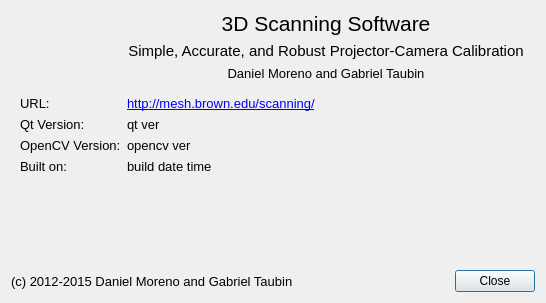
<?xml version="1.0" encoding="UTF-8"?>
<ui version="4.0">
 <class>AboutDialog</class>
 <widget class="QDialog" name="AboutDialog">
  <property name="geometry">
   <rect>
    <x>0</x>
    <y>0</y>
    <width>546</width>
    <height>303</height>
   </rect>
  </property>
  <property name="windowTitle">
   <string>About Camera-Projector Calibration</string>
  </property>
  <layout class="QVBoxLayout" name="verticalLayout_2">
   <item>
    <layout class="QHBoxLayout" name="horizontalLayout_2">
     <item>
      <widget class="QLabel" name="label">
       <property name="maximumSize">
        <size>
         <width>100</width>
         <height>100</height>
        </size>
       </property>
       <property name="text">
        <string/>
       </property>
       <property name="pixmap">
        <pixmap resource="../assets/assets.qrc">:/david.png</pixmap>
       </property>
       <property name="scaledContents">
        <bool>true</bool>
       </property>
      </widget>
     </item>
     <item>
      <layout class="QVBoxLayout" name="verticalLayout">
       <item>
        <widget class="QLabel" name="title_label">
         <property name="font">
          <font>
           <pointsize>16</pointsize>
          </font>
         </property>
         <property name="text">
          <string>3D Scanning Software</string>
         </property>
         <property name="alignment">
          <set>Qt::AlignCenter</set>
         </property>
        </widget>
       </item>
       <item>
        <widget class="QLabel" name="course_label">
         <property name="font">
          <font>
           <pointsize>11</pointsize>
          </font>
         </property>
         <property name="text">
          <string>Simple, Accurate, and Robust Projector-Camera Calibration</string>
         </property>
         <property name="alignment">
          <set>Qt::AlignCenter</set>
         </property>
        </widget>
       </item>
       <item>
        <widget class="QLabel" name="label_author">
         <property name="font">
          <font>
           <pointsize>10</pointsize>
          </font>
         </property>
         <property name="text">
          <string>Daniel Moreno and Gabriel Taubin</string>
         </property>
         <property name="alignment">
          <set>Qt::AlignCenter</set>
         </property>
        </widget>
       </item>
      </layout>
     </item>
    </layout>
   </item>
   <item>
    <widget class="QFrame" name="frame">
     <layout class="QFormLayout" name="formLayout">
      <property name="fieldGrowthPolicy">
       <enum>QFormLayout::AllNonFixedFieldsGrow</enum>
      </property>
      <item row="2" column="0">
       <widget class="QLabel" name="qt_version_title_label">
        <property name="font">
         <font>
          <pointsize>10</pointsize>
         </font>
        </property>
        <property name="text">
         <string>Qt Version:</string>
        </property>
       </widget>
      </item>
      <item row="2" column="1">
       <widget class="QLabel" name="qt_version_label">
        <property name="font">
         <font>
          <pointsize>10</pointsize>
         </font>
        </property>
        <property name="text">
         <string>qt ver</string>
        </property>
       </widget>
      </item>
      <item row="3" column="0">
       <widget class="QLabel" name="opencv_title_label">
        <property name="font">
         <font>
          <pointsize>10</pointsize>
         </font>
        </property>
        <property name="text">
         <string>OpenCV Version:</string>
        </property>
       </widget>
      </item>
      <item row="3" column="1">
       <widget class="QLabel" name="opencv_version_label">
        <property name="font">
         <font>
          <pointsize>10</pointsize>
         </font>
        </property>
        <property name="text">
         <string>opencv ver</string>
        </property>
       </widget>
      </item>
      <item row="4" column="0">
       <widget class="QLabel" name="built_date_title_label">
        <property name="font">
         <font>
          <pointsize>10</pointsize>
         </font>
        </property>
        <property name="text">
         <string>Built on:</string>
        </property>
       </widget>
      </item>
      <item row="4" column="1">
       <widget class="QLabel" name="built_date_label">
        <property name="font">
         <font>
          <pointsize>10</pointsize>
         </font>
        </property>
        <property name="text">
         <string>build date time</string>
        </property>
       </widget>
      </item>
      <item row="1" column="0">
       <widget class="QLabel" name="url_title_label">
        <property name="font">
         <font>
          <pointsize>10</pointsize>
         </font>
        </property>
        <property name="text">
         <string>URL:</string>
        </property>
       </widget>
      </item>
      <item row="1" column="1">
       <widget class="QLabel" name="url_label">
        <property name="font">
         <font>
          <pointsize>10</pointsize>
         </font>
        </property>
        <property name="text">
         <string>&lt;html&gt;&lt;head/&gt;&lt;body&gt;&lt;p&gt;&lt;a href=&quot;http://mesh.brown.edu/scanning/&quot;&gt;&lt;span style=&quot; text-decoration: underline; color:#0000ff;&quot;&gt;http://mesh.brown.edu/scanning/&lt;/span&gt;&lt;/a&gt;&lt;/p&gt;&lt;/body&gt;&lt;/html&gt;</string>
        </property>
        <property name="textFormat">
         <enum>Qt::RichText</enum>
        </property>
        <property name="openExternalLinks">
         <bool>true</bool>
        </property>
       </widget>
      </item>
     </layout>
    </widget>
   </item>
   <item>
    <spacer name="verticalSpacer">
     <property name="orientation">
      <enum>Qt::Vertical</enum>
     </property>
     <property name="sizeHint" stdset="0">
      <size>
       <width>20</width>
       <height>40</height>
      </size>
     </property>
    </spacer>
   </item>
   <item>
    <layout class="QHBoxLayout" name="horizontalLayout">
     <item>
      <widget class="QLabel" name="author_label">
       <property name="font">
        <font>
         <pointsize>10</pointsize>
        </font>
       </property>
       <property name="text">
        <string>(c) 2012-2015 Daniel Moreno and Gabriel Taubin</string>
       </property>
      </widget>
     </item>
     <item>
      <spacer name="horizontalSpacer">
       <property name="orientation">
        <enum>Qt::Horizontal</enum>
       </property>
       <property name="sizeHint" stdset="0">
        <size>
         <width>40</width>
         <height>20</height>
        </size>
       </property>
      </spacer>
     </item>
     <item>
      <widget class="QPushButton" name="close_button">
       <property name="text">
        <string>Close</string>
       </property>
      </widget>
     </item>
    </layout>
   </item>
  </layout>
 </widget>
 <resources>
  <include location="../assets/assets.qrc"/>
 </resources>
 <connections/>
</ui>
